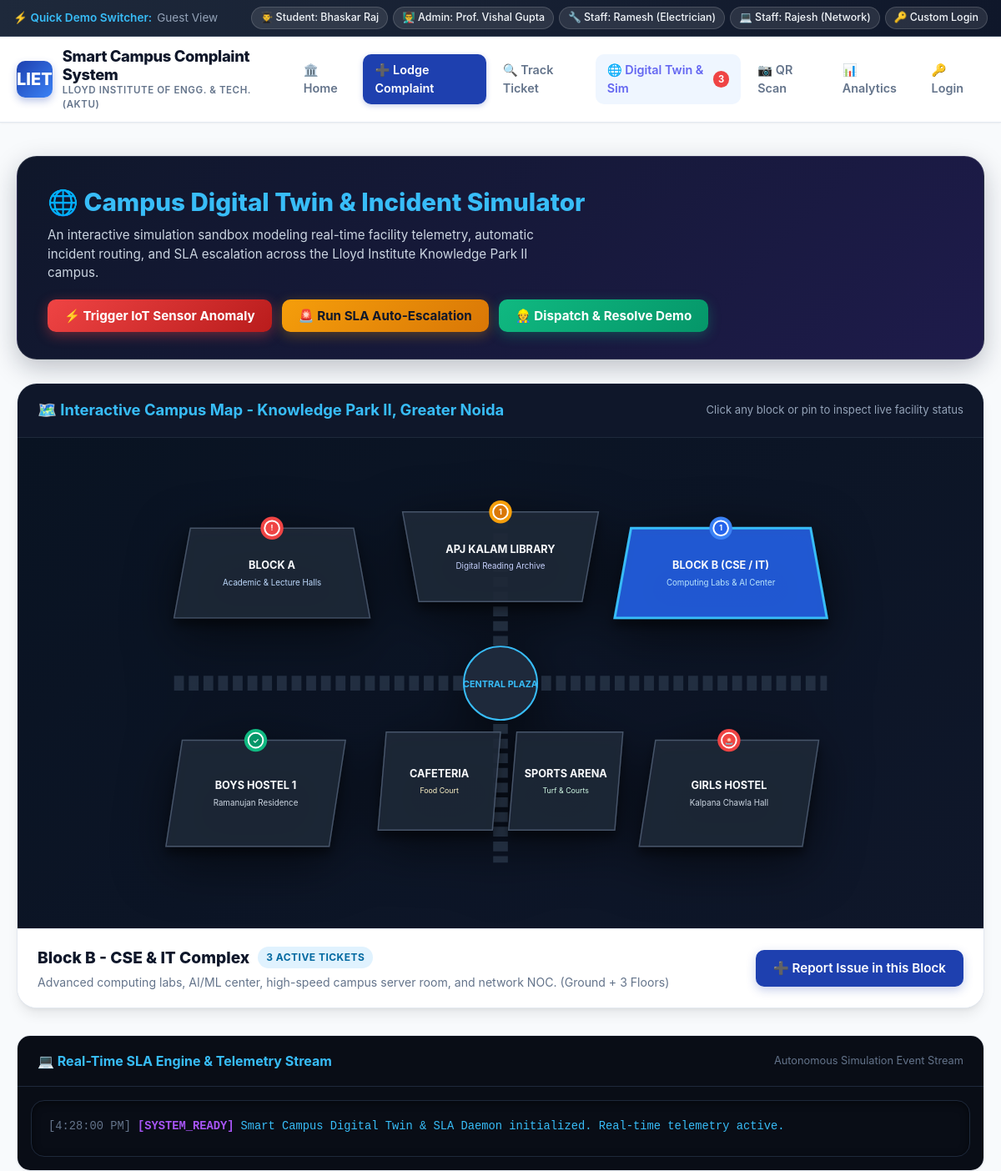
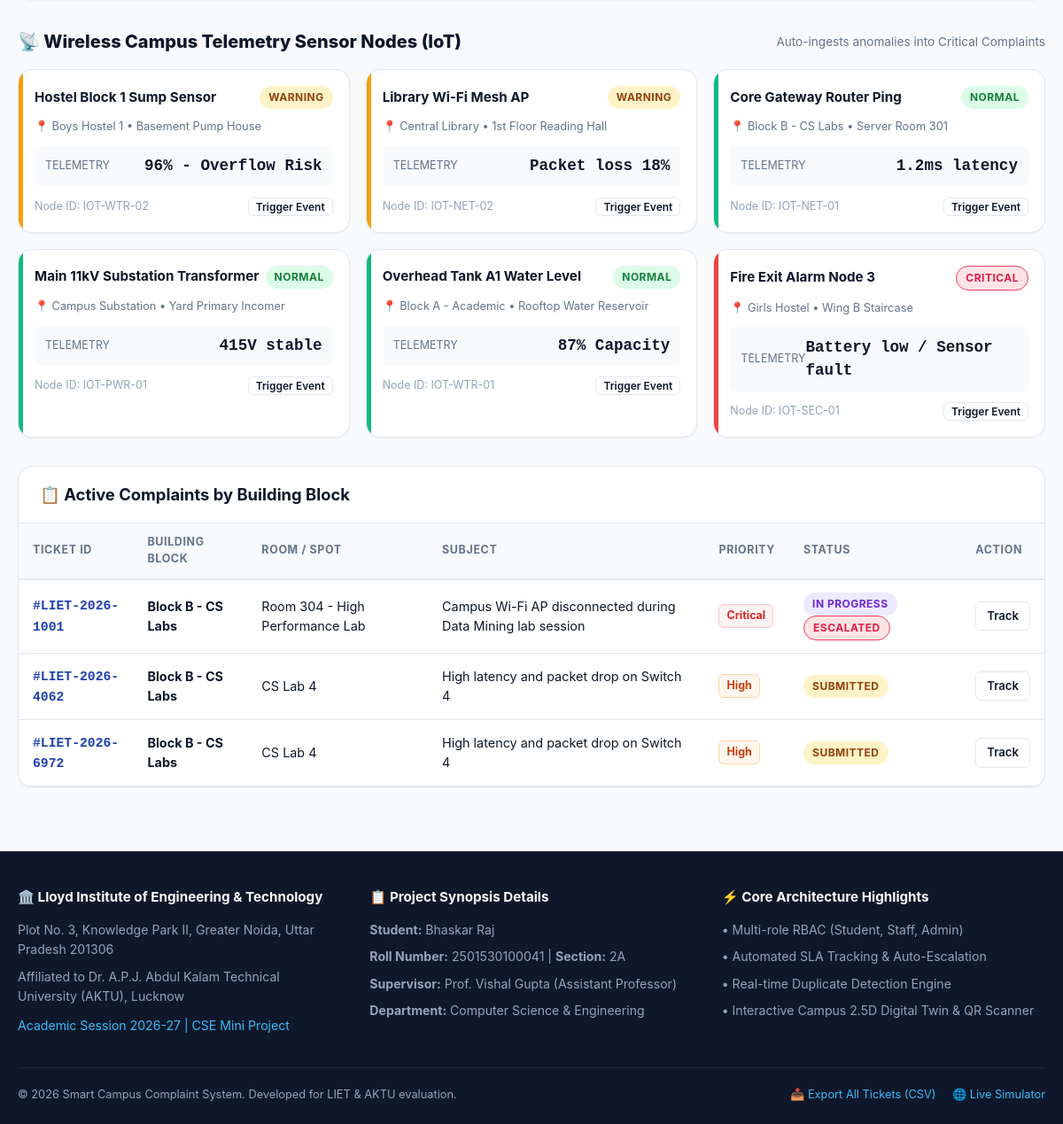
/simulation, run on an earlier commit of the app's database (2 pictures, top to bottom).
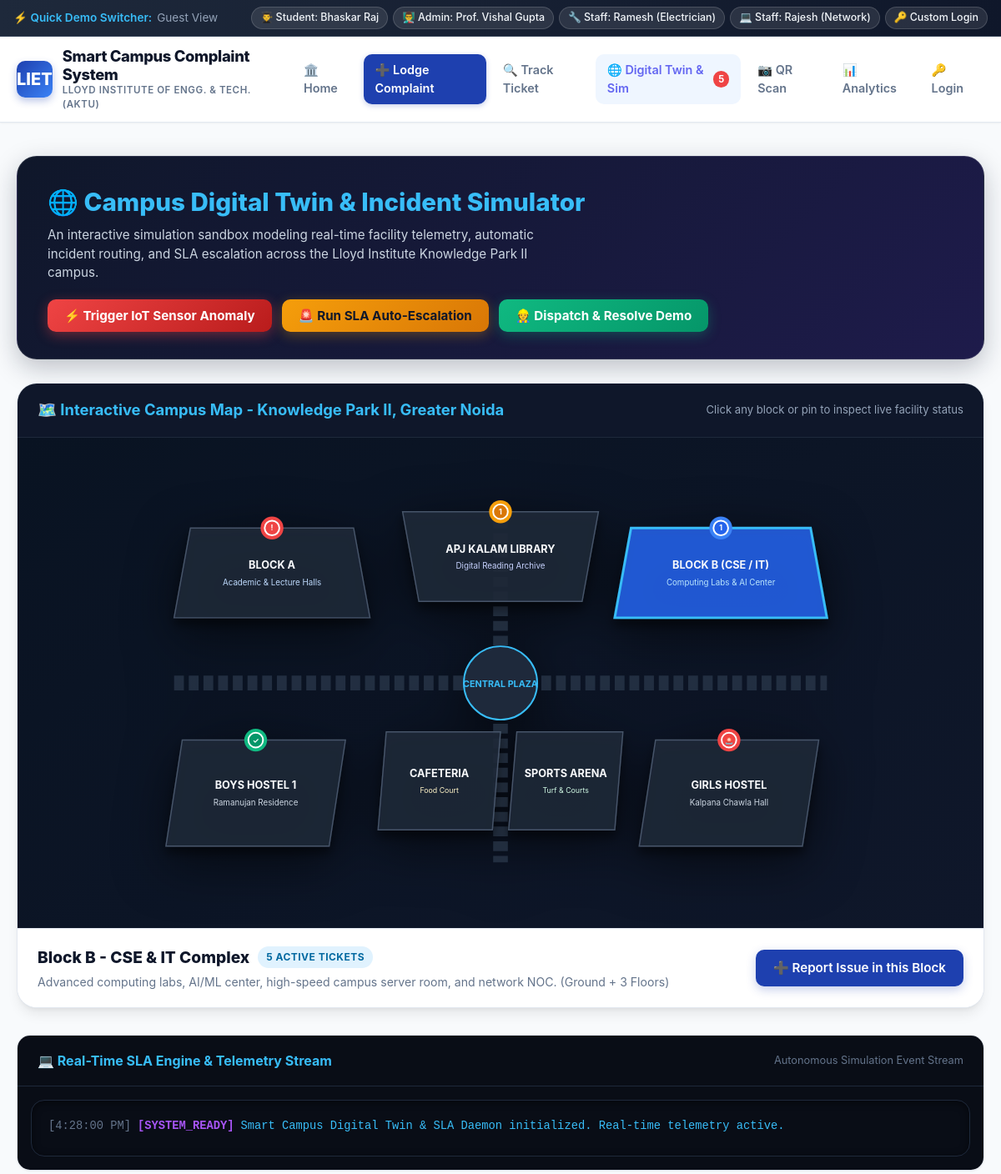
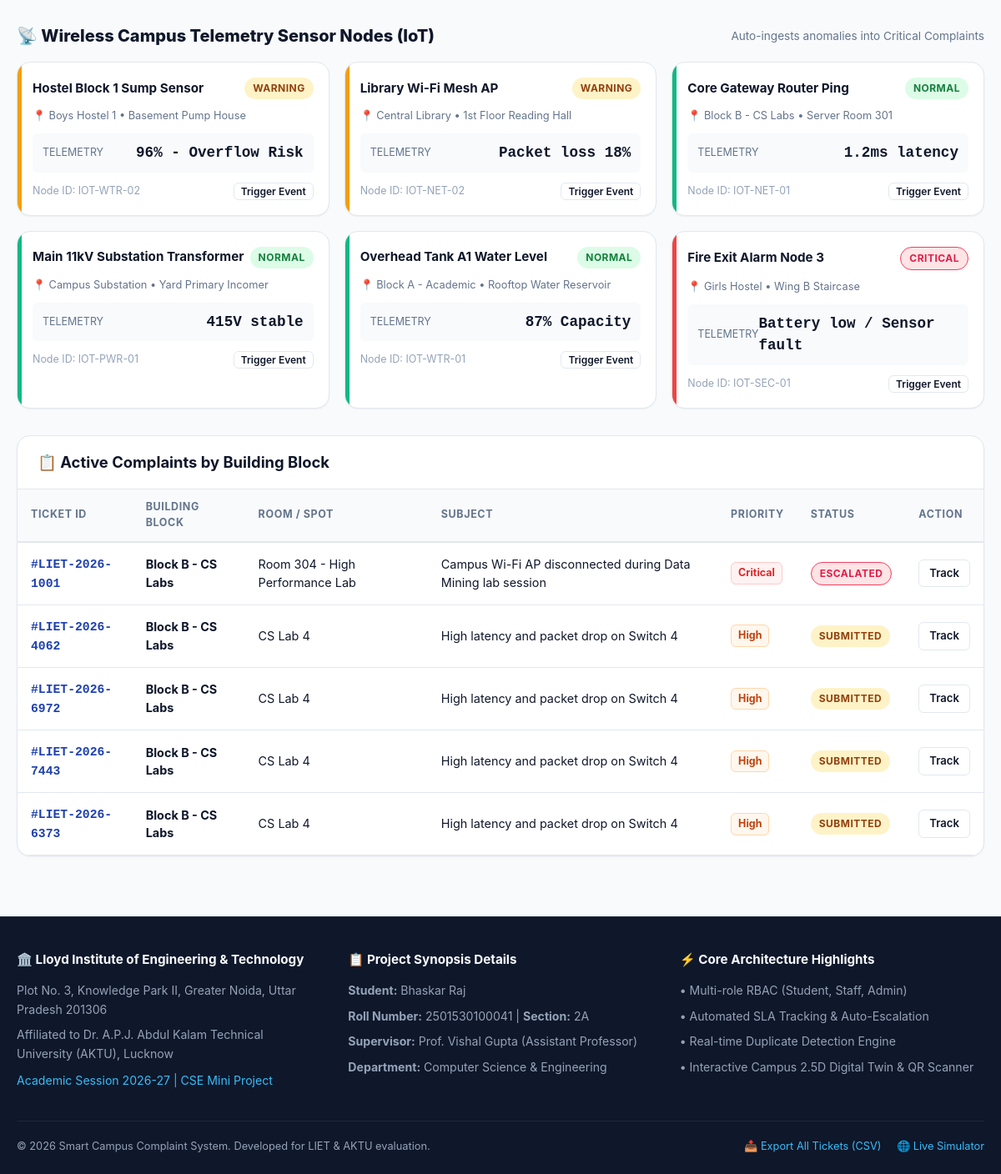
And on a later commit of the database (2 pictures, top to bottom).
### tables this page shows
CREATE TABLE iot_sensors (
        sensor_id TEXT PRIMARY KEY,
        name TEXT NOT NULL,
        building_block TEXT NOT NULL,
        location TEXT NOT NULL,
        type TEXT NOT NULL,
        status TEXT NOT NULL DEFAULT 'Normal',
        last_reading TEXT,
        last_checked TEXT
    );

CREATE TABLE complaints (
        ticket_id TEXT PRIMARY KEY,
        user_id INTEGER,
        user_name TEXT,
        user_email TEXT,
        user_roll TEXT,
        category TEXT NOT NULL,
        subcategory TEXT,
        building_block TEXT NOT NULL,
        room_location TEXT NOT NULL,
        title TEXT NOT NULL,
        description TEXT NOT NULL,
        priority TEXT NOT NULL DEFAULT 'Medium',
        status TEXT NOT NULL DEFAULT 'Submitted',
        assigned_dept_id INTEGER,
        assigned_staff_name TEXT,
        image_path TEXT,
        resolution_remarks TEXT,
        resolution_image TEXT,
        sla_deadline TEXT,
        is_escalated INTEGER DEFAULT 0,
        escalated_to TEXT,
        escalated_at TEXT,
        upvotes INTEGER DEFAULT 0,
        created_at TEXT,
        updated_at TEXT,
        FOREIGN KEY (user_id) REFERENCES users (id),
        FOREIGN KEY (assigned_dept_id) REFERENCES departments (id)
    );

### app.py (the view)
@app.route('/simulation')
def simulation_view():
    db = get_db()
    cursor = db.cursor()
    cursor.execute("SELECT * FROM iot_sensors ORDER BY status DESC, name ASC")
    sensors = cursor.fetchall()
    cursor.execute("""
    SELECT ticket_id, title, category, building_block, room_location, priority, status, is_escalated
    FROM complaints
    WHERE status NOT IN ('Closed')
    ORDER BY CASE WHEN priority = 'Critical' THEN 1 ELSE 2 END
    """)
    active_complaints = cursor.fetchall()
    db.close()
    return render_template('simulation.html', sensors=sensors, active_complaints=active_complaints)

### app.py (called while the page is built)
@app.before_request
def load_logged_in_user():
    user_id = session.get('user_id')
    if user_id is None:
        g.user = None
    else:
        db = get_db()
        cursor = db.cursor()
        cursor.execute("SELECT * FROM users WHERE id = ?", (user_id,))
        g.user = cursor.fetchone()
        db.close()

### database.py (called while the page is built)
def get_db():
    conn = sqlite3.connect(DB_PATH)
    conn.row_factory = sqlite3.Row
    conn.execute("PRAGMA foreign_keys = ON")
    return conn

### templates/simulation.html (shortened to what the changed rows need)
{% extends "base.html" %}
{% block content %}
<div>
  <div class="sim-header">
    <div class="sim-header-info">
      <h2>🌐 Campus Digital Twin & Incident Simulator</h2>
    </div>
  </div>
  <div class="campus-map-card">
    <div class="map-drawer">
      <div class="drawer-info">
        <div style="display: flex; align-items: center; gap: 10px;">
          <h3 id="drawer-building-title">Block B - CSE & IT Complex</h3>
          <span id="drawer-building-count" class="badge badge-assigned">1 Active Ticket</span>
        </div>
      </div>
    </div>
  </div>
  <div style="margin-bottom: 32px;">
    <div class="iot-grid">
      {% for s in sensors %}
        <div class="sensor-card {{ s.status|lower }}">
          <div class="sensor-header">
            <span class="sensor-name">{{ s.name }}</span>
            {% if s.status == 'Normal' %}
              <span class="badge badge-resolved">Normal</span>
            {% elif s.status == 'Warning' %}
              <span class="badge badge-submitted">Warning</span>
            {% else %}
              <span class="badge badge-escalated">Critical</span>
            {% endif %}
          </div>
          <div class="sensor-location">
            📍 {{ s.building_block }} &bull; {{ s.location }}
          </div>
          <div class="sensor-telemetry">
            <span style="font-size: 0.78rem; color: var(--text-muted); text-transform: uppercase;">Telemetry</span>
            <span class="sensor-reading">{{ s.last_reading }}</span>
          </div>
          <div style="display: flex; justify-content: space-between; align-items: center; font-size: 0.78rem; color: var(--text-subtle);">
            <span>Node ID: {{ s.sensor_id }}</span>
            <button class="btn btn-sm btn-outline" style="padding: 2px 8px; font-size: 0.75rem;" onclick="runIoTSimulation('{{ s.sensor_id }}')">
              Trigger Event
            </button>
          </div>
        </div>
      {% endfor %}
    </div>
  </div>
  <div class="card">
    <div class="card-body" style="padding: 0;">
      <div class="table-responsive">
        <table class="data-table">
          <thead>
            <tr>
              <th>Ticket ID</th>
              <th>Building Block</th>
              <th>Room / Spot</th>
              <th>Subject</th>
              <th>Priority</th>
              <th>Status</th>
              <th>Action</th>
            </tr>
          </thead>
          <tbody>
            {% for c in active_complaints %}
              <tr class="building-complaint-row" data-building="{{ c.building_block }}">
                <td>
                  <a href="{{ url_for('track_complaint', ticket_id=c.ticket_id) }}" class="ticket-code">
                    #{{ c.ticket_id }}
                  </a>
                </td>
                <td style="font-weight: 700;">{{ c.building_block }}</td>
                <td>{{ c.room_location }}</td>
                <td>{{ c.title }}</td>
                <td>
                  {% if c.priority == 'Critical' %}
                    <span class="prio-pill prio-critical">Critical</span>
                  {% elif c.priority == 'High' %}
                    <span class="prio-pill prio-high">High</span>
                  {% else %}
                    <span class="prio-pill prio-medium">{{ c.priority }}</span>
                  {% endif %}
                </td>
                <td>
                  {% if c.status == 'Submitted' %}
                    <span class="badge badge-submitted">Submitted</span>
                  {% elif c.status == 'Assigned' %}
                    <span class="badge badge-assigned">Assigned</span>
                  {% elif c.status == 'In Progress' %}
                    <span class="badge badge-in-progress">In Progress</span>
                  {% endif %}
                  {% if c.is_escalated %}
                    <span class="badge badge-escalated">Escalated</span>
                  {% endif %}
                </td>
                <td>
                  <a href="{{ url_for('track_complaint', ticket_id=c.ticket_id) }}" class="btn btn-sm btn-outline">
                    Track
                  </a>
                </td>
              </tr>
            {% endfor %}
          </tbody>
        </table>
      </div>
    </div>
  </div>
</div>
{% endblock %}

What changed in the data, as far as the page shows it:
changed complaints "LIET-2026-1001": no longer shows "IN PROGRESS"
added complaints: ticket_id "LIET-2026-7443", building_block "Block B - CS Labs", room_location "CS Lab 4", title "High latency and packet drop on Switch 4", priority "High", status "SUBMITTED"
added complaints: ticket_id "LIET-2026-6373", building_block "Block B - CS Labs", room_location "CS Lab 4", title "High latency and packet drop on Switch 4", priority "High", status "SUBMITTED"
Also different on the page:
{{ global_escalated_count }}: "3" → "5"
text written by a page script: "3 ACTIVE TICKETS" → "5 ACTIVE TICKETS"
